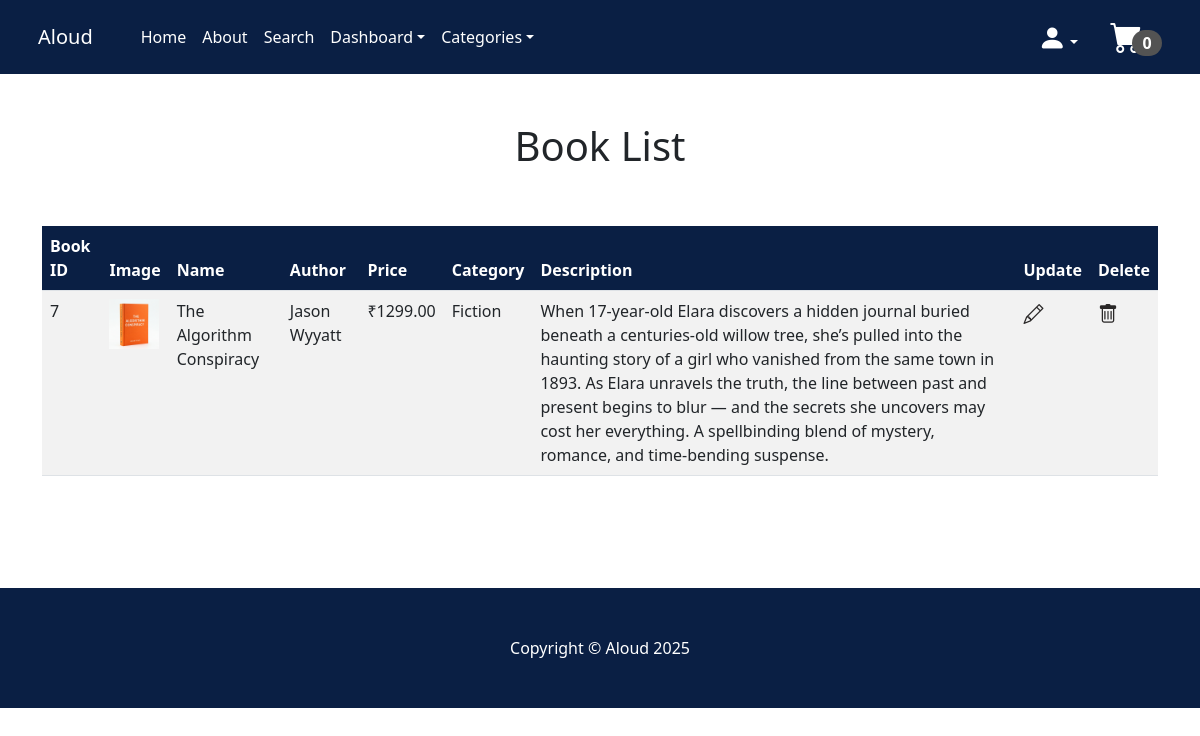
Page /booklist_dash/ (signed in) on the earlier database version.
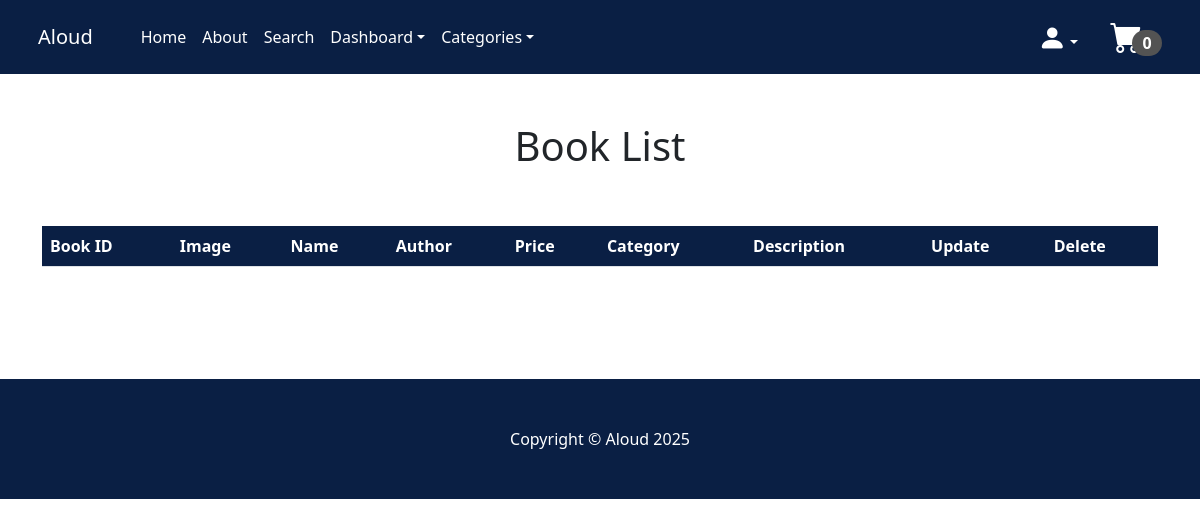
Same page on the later database version.
### store/models.py (models this page shows, shortened)
class Product(models.Model):
    book_id = models.CharField(max_length=10)
    name = models.CharField(max_length=50)
    author = models.CharField(max_length=50)
    price = models.DecimalField(default=0, decimal_places=2, max_digits=9)
    category = models.ForeignKey(Category, on_delete=models.CASCADE, default=1)
    stock = models.IntegerField(null=True, blank=False, default=0)
    description = models.TextField(max_length=1000, default='', blank=True, null=True)
    image = models.ImageField(upload_to='uploads/product')
    is_sale = models.BooleanField(default=False)
    sale_price = models.DecimalField(default=0, decimal_places=2, max_digits=9)

class Category(models.Model):
    name = models.CharField(max_length=50)
    image = models.ImageField(upload_to='uploads/category', default='uploads/category/nonfiction.jpg')
    def __str__(self):
        return self.name
    class Meta:
        verbose_name_plural = 'categories'

### store/views.py (the view)
# urls.py: path('booklist_dash/', views.booklist_dash, name='booklist_dash'),      #To view all the books in the dashboard
def booklist_dash(request):
    if request.user.is_authenticated and request.user.is_superuser:
        books = Product.objects.all()
        return render(request, 'booklist_dash.html', {'books': books})
    else:
        messages.success(request, 'Access denied to this page')
        return redirect('home')

### cart/cart.py (called while the page is built)
    def __len__(self):
        return sum(self.cart.values())

### cart/context_processors.py (called while the page is built)
def cart(request):
    return{'cart':Cart(request)}

### store/context_processors.py (called while the page is built)
def categories_processor(request):
    return {
        'categories': Category.objects.all()
    }

### store/templates/booklist_dash.html
{% extends 'base.html' %}
{% block content %}
    <div class="container">
        <div class="row">
            <center>
                <div class="col-12">
<br/><br/>
<h1>Book List</h1>
<br/><br/>
<div>
    <table class="table table table-striped table-hover">
  <thead style="background-color: #0a1f44;">
    <tr style="color: white;">
      <th scope="col">Book ID</th>
      <th scope="col">Image</th>
      <th scope="col">Name</th>
      <th scope="col">Author</th>
      <th scope="col">Price</th>
      <th scope="col">Category</th>
      <th scope="col">Description</th>
      <th scope="col">Update</th>
      <th scope="col">Delete</th>
    </tr>
  </thead>
  <tbody>
    {% for book in books %}
    <tr>
      <td>{{ book.id }}</td>
      <td><img src="{{ book.image.url }}" alt="Book Image" width="50"></td>
      <td>{{ book.name }}</td>
      <td>{{ book.author }}</td>
      {% if book.is_sale %}
      <td>₹{{ book.sale_price }}</td>
      {% else %}
      <td>₹{{ book.price }}</td>
      {% endif %}
      <td>{{ book.category }}</td>
      <td>{{ book.description }}</td>
      <td><a href="{% url 'booklist_edit' book.pk %}"><i class="bi bi-pencil fs-5" style="color: rgb(41, 39, 39);"></i></a></td>
      <td><a href="{% url 'booklist_del' book.pk %}"><i class="bi bi-trash fs-5" style="color: rgb(41, 39, 39);"></i></a></td>
    {% endfor %}
  </tbody>
</table>
<br/><br/><br/><br/>
</div>
                </div>
            </center>
        </div>
    </div>
{% endblock %}

Differences in the rows shown:
removed Product: id "7", image (picture), name "The Algorithm Conspiracy", author "Jason Wyyatt", price "1299.00", category "Fiction", description "When 17-year-old Elara discovers a hidden journal buried beneath a centuries-old willow tree, she’s pulled into the haunting story of a girl who vanished from the same town in 1893. As Elara unravels the truth, the line between past and present begins to blur — and the secrets she uncovers may cost her everything. A spellbinding blend of mystery, romance, and time-bending suspense."
